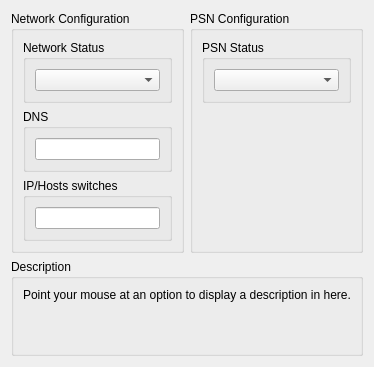
     <widget class="QWidget" name="networkTab">
      <attribute name="title">
       <string>Network</string>
      </attribute>
      <layout class="QVBoxLayout" name="networkTab_layout" stretch="0,1,0">
       <item>
        <layout class="QHBoxLayout" name="networkTabLayout" stretch="0,0">
         <item>
          <widget class="QGroupBox" name="gb_network_status">
           <property name="title">
            <string>Network Configuration</string>
           </property>
           <layout class="QVBoxLayout" name="gb_network_status_layout" stretch="0,0,0,0">
            <item>
             <widget class="QGroupBox" name="gb_netStatusBox">
              <property name="title">
               <string>Network Status</string>
              </property>
              <layout class="QVBoxLayout" name="gb_netStatusBox_layout">
               <item>
                <widget class="QComboBox" name="netStatusBox"/>
               </item>
              </layout>
             </widget>
            </item>
            <item>
             <widget class="QGroupBox" name="gb_edit_dns">
              <property name="title">
               <string>DNS</string>
              </property>
              <layout class="QVBoxLayout" name="gb_edit_dns_layout">
               <item>
                <widget class="QLineEdit" name="edit_dns">
                 <property name="sizePolicy">
                  <sizepolicy hsizetype="Preferred" vsizetype="Fixed">
                   <horstretch>0</horstretch>
                   <verstretch>0</verstretch>
                  </sizepolicy>
                 </property>
                </widget>
               </item>
              </layout>
             </widget>
            </item>
            <item>
             <widget class="QGroupBox" name="gb_edit_swaps">
              <property name="title">
               <string>IP/Hosts switches</string>
              </property>
              <layout class="QVBoxLayout" name="gb_edit_swaps_layout">
               <item>
                <widget class="QLineEdit" name="edit_swaps">
                 <property name="sizePolicy">
                  <sizepolicy hsizetype="Preferred" vsizetype="Fixed">
                   <horstretch>0</horstretch>
                   <verstretch>0</verstretch>
                  </sizepolicy>
                 </property>
                </widget>
               </item>
              </layout>
             </widget>
            </item>
            <item>
             <spacer name="networkTabSpacerLeft">
              <property name="orientation">
               <enum>Qt::Vertical</enum>
              </property>
              <property name="sizeType">
               <enum>QSizePolicy::MinimumExpanding</enum>
              </property>
              <property name="sizeHint" stdset="0">
               <size>
                <width>0</width>
                <height>0</height>
               </size>
              </property>
             </spacer>
            </item>
           </layout>
          </widget>
         </item>
         <item>
          <widget class="QGroupBox" name="gb_psn_config">
           <property name="title">
            <string>PSN Configuration</string>
           </property>
           <layout class="QVBoxLayout" name="gb_psn_config_layout">
            <item>
             <widget class="QGroupBox" name="gb_psnStatusBox">
              <property name="title">
               <string>PSN Status</string>
              </property>
              <layout class="QVBoxLayout" name="gb_psnStatusBox_layout">
               <item>
                <widget class="QComboBox" name="psnStatusBox"/>
               </item>
              </layout>
             </widget>
            </item>
            <item>
             <spacer name="networkTabSpacerRight">
              <property name="orientation">
               <enum>Qt::Vertical</enum>
              </property>
              <property name="sizeType">
               <enum>QSizePolicy::MinimumExpanding</enum>
              </property>
              <property name="sizeHint" stdset="0">
               <size>
                <width>0</width>
                <height>0</height>
               </size>
              </property>
             </spacer>
            </item>
           </layout>
          </widget>
         </item>
        </layout>
       </item>
       <item>
        <spacer name="networkTabSpacer">
         <property name="orientation">
          <enum>Qt::Vertical</enum>
         </property>
         <property name="sizeType">
          <enum>QSizePolicy::MinimumExpanding</enum>
         </property>
         <property name="sizeHint" stdset="0">
          <size>
           <width>0</width>
           <height>0</height>
          </size>
         </property>
        </spacer>
       </item>
       <item>
        <widget class="QGroupBox" name="gb_description_network">
         <property name="title">
          <string>Description</string>
         </property>
         <layout class="QVBoxLayout" name="gb_description_network_layout">
          <item>
           <widget class="QLabel" name="description_network">
            <property name="text">
             <string>Point your mouse at an option to display a description in here.


</string>
            </property>
            <property name="textFormat">
             <enum>Qt::PlainText</enum>
            </property>
            <property name="alignment">
             <set>Qt::AlignLeading|Qt::AlignLeft|Qt::AlignTop</set>
            </property>
            <property name="wordWrap">
             <bool>true</bool>
            </property>
           </widget>
          </item>
         </layout>
        </widget>
       </item>
      </layout>
     </widget>
